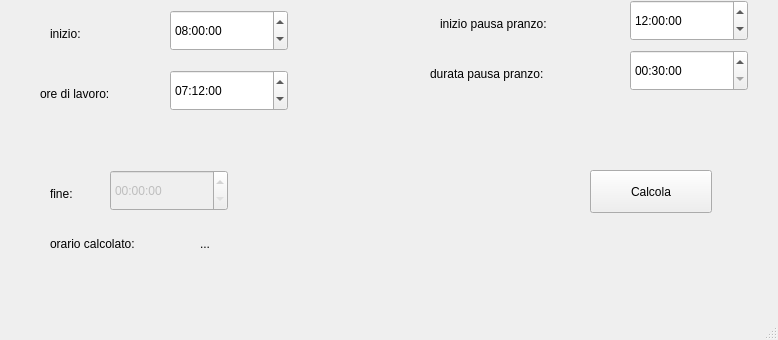
<?xml version="1.0" encoding="UTF-8"?>
<ui version="4.0">
 <class>MainWindow</class>
 <widget class="QMainWindow" name="MainWindow">
  <property name="geometry">
   <rect>
    <x>0</x>
    <y>0</y>
    <width>778</width>
    <height>340</height>
   </rect>
  </property>
  <property name="windowTitle">
   <string>Calcolatore orario di lavoro</string>
  </property>
  <widget class="QWidget" name="centralwidget">
   <widget class="QLabel" name="label">
    <property name="geometry">
     <rect>
      <x>50</x>
      <y>20</y>
      <width>61</width>
      <height>27</height>
     </rect>
    </property>
    <property name="text">
     <string>inizio:</string>
    </property>
   </widget>
   <widget class="QLabel" name="label_2">
    <property name="geometry">
     <rect>
      <x>50</x>
      <y>180</y>
      <width>61</width>
      <height>27</height>
     </rect>
    </property>
    <property name="text">
     <string>fine:</string>
    </property>
   </widget>
   <widget class="QLabel" name="label_3">
    <property name="geometry">
     <rect>
      <x>430</x>
      <y>60</y>
      <width>201</width>
      <height>27</height>
     </rect>
    </property>
    <property name="text">
     <string>durata pausa pranzo:</string>
    </property>
   </widget>
   <widget class="QLabel" name="label_4">
    <property name="geometry">
     <rect>
      <x>440</x>
      <y>10</y>
      <width>191</width>
      <height>27</height>
     </rect>
    </property>
    <property name="text">
     <string>inizio pausa pranzo:</string>
    </property>
   </widget>
   <widget class="QTimeEdit" name="startTime">
    <property name="geometry">
     <rect>
      <x>170</x>
      <y>10</y>
      <width>118</width>
      <height>41</height>
     </rect>
    </property>
    <property name="time">
     <time>
      <hour>8</hour>
      <minute>0</minute>
      <second>0</second>
     </time>
    </property>
   </widget>
   <widget class="QTimeEdit" name="endTime">
    <property name="enabled">
     <bool>false</bool>
    </property>
    <property name="geometry">
     <rect>
      <x>110</x>
      <y>170</y>
      <width>118</width>
      <height>41</height>
     </rect>
    </property>
   </widget>
   <widget class="QTimeEdit" name="startBreak">
    <property name="geometry">
     <rect>
      <x>630</x>
      <y>0</y>
      <width>118</width>
      <height>41</height>
     </rect>
    </property>
    <property name="time">
     <time>
      <hour>12</hour>
      <minute>0</minute>
      <second>0</second>
     </time>
    </property>
   </widget>
   <widget class="QTimeEdit" name="durationBreak">
    <property name="geometry">
     <rect>
      <x>630</x>
      <y>50</y>
      <width>118</width>
      <height>41</height>
     </rect>
    </property>
    <property name="time">
     <time>
      <hour>0</hour>
      <minute>30</minute>
      <second>0</second>
     </time>
    </property>
   </widget>
   <widget class="QLabel" name="label_5">
    <property name="geometry">
     <rect>
      <x>50</x>
      <y>230</y>
      <width>141</width>
      <height>27</height>
     </rect>
    </property>
    <property name="text">
     <string>orario calcolato:</string>
    </property>
   </widget>
   <widget class="QLabel" name="resultLabel">
    <property name="geometry">
     <rect>
      <x>200</x>
      <y>230</y>
      <width>571</width>
      <height>27</height>
     </rect>
    </property>
    <property name="text">
     <string>...</string>
    </property>
   </widget>
   <widget class="QLabel" name="label_7">
    <property name="geometry">
     <rect>
      <x>40</x>
      <y>80</y>
      <width>131</width>
      <height>27</height>
     </rect>
    </property>
    <property name="text">
     <string>ore di lavoro:</string>
    </property>
   </widget>
   <widget class="QTimeEdit" name="durationWork">
    <property name="geometry">
     <rect>
      <x>170</x>
      <y>70</y>
      <width>118</width>
      <height>41</height>
     </rect>
    </property>
    <property name="time">
     <time>
      <hour>7</hour>
      <minute>12</minute>
      <second>0</second>
     </time>
    </property>
   </widget>
   <widget class="QPushButton" name="calcola">
    <property name="geometry">
     <rect>
      <x>590</x>
      <y>170</y>
      <width>122</width>
      <height>43</height>
     </rect>
    </property>
    <property name="text">
     <string>Calcola</string>
    </property>
   </widget>
  </widget>
  <widget class="QMenuBar" name="menubar">
   <property name="geometry">
    <rect>
     <x>0</x>
     <y>0</y>
     <width>778</width>
     <height>39</height>
    </rect>
   </property>
  </widget>
  <widget class="QStatusBar" name="statusbar"/>
 </widget>
 <resources/>
 <connections/>
</ui>
